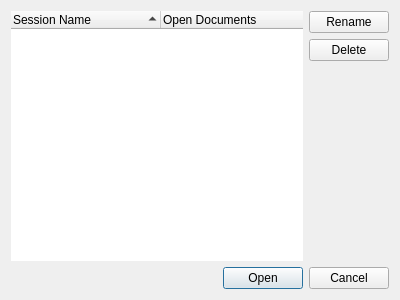
<?xml version="1.0" encoding="UTF-8"?>
<ui version="4.0">
 <class>UISessions</class>
 <widget class="QDialog" name="UISessions">
  <property name="geometry">
   <rect>
    <x>0</x>
    <y>0</y>
    <width>400</width>
    <height>300</height>
   </rect>
  </property>
  <property name="windowTitle">
   <string>Sessions</string>
  </property>
  <property name="windowIcon">
   <iconset resource="../ressources.qrc">
    <normaloff>:/images/session-mgr.png</normaloff>:/images/session-mgr.png</iconset>
  </property>
  <layout class="QVBoxLayout" name="verticalLayout_2">
   <item>
    <layout class="QHBoxLayout" name="horizontalLayout">
     <item>
      <widget class="QTreeWidget" name="sessionsTree">
       <property name="layoutDirection">
        <enum>Qt::LeftToRight</enum>
       </property>
       <property name="autoFillBackground">
        <bool>false</bool>
       </property>
       <property name="frameShape">
        <enum>QFrame::NoFrame</enum>
       </property>
       <property name="frameShadow">
        <enum>QFrame::Sunken</enum>
       </property>
       <property name="horizontalScrollBarPolicy">
        <enum>Qt::ScrollBarAsNeeded</enum>
       </property>
       <property name="rootIsDecorated">
        <bool>true</bool>
       </property>
       <property name="uniformRowHeights">
        <bool>true</bool>
       </property>
       <property name="itemsExpandable">
        <bool>false</bool>
       </property>
       <property name="sortingEnabled">
        <bool>true</bool>
       </property>
       <property name="expandsOnDoubleClick">
        <bool>false</bool>
       </property>
       <attribute name="headerDefaultSectionSize">
        <number>150</number>
       </attribute>
       <attribute name="headerHighlightSections">
        <bool>true</bool>
       </attribute>
       <column>
        <property name="text">
         <string>Session Name</string>
        </property>
       </column>
       <column>
        <property name="text">
         <string>Open Documents</string>
        </property>
       </column>
      </widget>
     </item>
     <item>
      <layout class="QVBoxLayout" name="editionLayout">
       <item>
        <widget class="QPushButton" name="renameButton">
         <property name="enabled">
          <bool>true</bool>
         </property>
         <property name="text">
          <string>Rename</string>
         </property>
        </widget>
       </item>
       <item>
        <widget class="QPushButton" name="deleteButton">
         <property name="enabled">
          <bool>true</bool>
         </property>
         <property name="text">
          <string>Delete</string>
         </property>
         <property name="icon">
          <iconset>
           <normaloff>:/trolltech/styles/commonstyle/images/standardbutton-delete-16.png</normaloff>:/trolltech/styles/commonstyle/images/standardbutton-delete-16.png</iconset>
         </property>
        </widget>
       </item>
       <item>
        <spacer name="verticalSpacer">
         <property name="orientation">
          <enum>Qt::Vertical</enum>
         </property>
         <property name="sizeHint" stdset="0">
          <size>
           <width>20</width>
           <height>40</height>
          </size>
         </property>
        </spacer>
       </item>
      </layout>
     </item>
    </layout>
   </item>
   <item>
    <widget class="QDialogButtonBox" name="buttonBox">
     <property name="standardButtons">
      <set>QDialogButtonBox::Cancel|QDialogButtonBox::Open</set>
     </property>
    </widget>
   </item>
  </layout>
 </widget>
 <resources>
  <include location="../ressources.qrc"/>
 </resources>
 <connections>
  <connection>
   <sender>buttonBox</sender>
   <signal>rejected()</signal>
   <receiver>UISessions</receiver>
   <slot>reject()</slot>
   <hints>
    <hint type="sourcelabel">
     <x>199</x>
     <y>283</y>
    </hint>
    <hint type="destinationlabel">
     <x>199</x>
     <y>149</y>
    </hint>
   </hints>
  </connection>
  <connection>
   <sender>buttonBox</sender>
   <signal>accepted()</signal>
   <receiver>UISessions</receiver>
   <slot>accept()</slot>
   <hints>
    <hint type="sourcelabel">
     <x>199</x>
     <y>283</y>
    </hint>
    <hint type="destinationlabel">
     <x>199</x>
     <y>149</y>
    </hint>
   </hints>
  </connection>
 </connections>
</ui>
